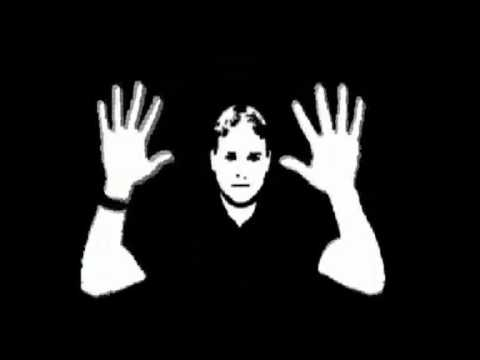
#> input picture notebooks/skin_map.jpg, 480 x 360 px
$ jupyter execute --allow-errors blob_analysis.ipynb   (shell and % lines are left out)   (Python 2 division)   (older library calls are emulated)
#> lines starting #> are read from the running program, lines starting #| are printed output that depends on the picture; after the words box and inside, x2 and y2 are one past the last pixel; in counts of white or black regions, pixels touching at a corner belong together
[cell 1]
import cv2
import numpy as np
from matplotlib import pyplot as plt
import math
import matplotlib.patches
plt.rcParams['figure.figsize'] = 16, 6

# Morphology And Blob Analysis

## Morphology

### Erosion and Dilation

Erosion - removes noise (min operator). Dilation - removes holes and joins nearby blobs (max operator).
This is a simple and usefull tool for many purposes.

First some salt and pepper noise will be added to make things more interesting

[cell 2]
#Read image and add noise
img = cv2.imread(r'skin_map.jpg', 0)
#> img: shape (360, 480); min 0, max 255, mean 30.6
img[img >= 128] = 255
img[img < 128] = 0
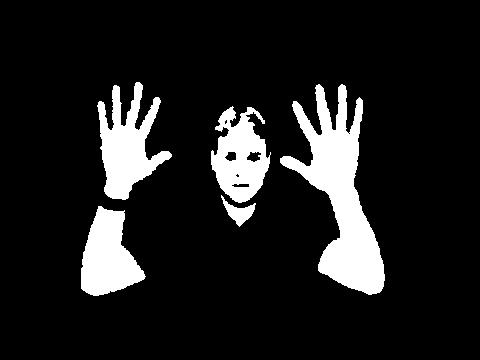
#> img: shape (360, 480); 12% white; 5 white regions, box (x1, y1, x2, y2) and area: (280, 84, 385, 295) 8925, (97, 82, 172, 200) 4296, (81, 206, 146, 296) 3638, (211, 106, 271, 203) 3529, (221, 195, 256, 227) 415

#Morphology
def add_salt_and_pepper(image, prob=0.04):
#> called with prob = 0.004
    s_n_p = np.random.rand(image.shape[0], image.shape[1])
    p = s_n_p > 1 - 0.5*prob
    s = s_n_p < 0.5*prob

    noisy = image
    noisy[np.nonzero(p)] = 0
#> noisy: shape (360, 480); 12% white; 5 white regions, box (x1, y1, x2, y2) and area: (280, 84, 385, 295) 8906, (97, 82, 172, 200) 4281, (81, 206, 146, 296) 3627, (211, 106, 271, 203) 3523, (221, 195, 256, 227) 414
    noisy[np.nonzero(s)] = 255
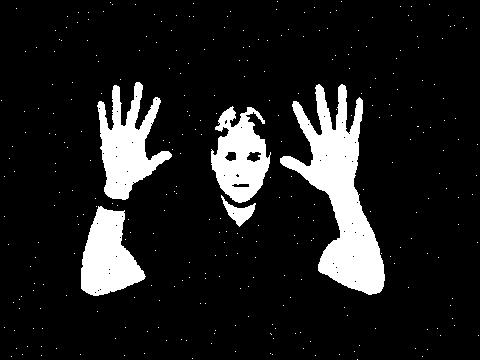
#> noisy: shape (360, 480); 12.2% white; 307 white regions (302 under 20 px), largest, box (x1, y1, x2, y2) and area: (280, 84, 385, 295) 8910, (97, 82, 172, 200) 4281, (81, 206, 146, 296) 3627, (211, 106, 271, 203) 3526, (221, 195, 256, 227) 414

    return noisy

img_noisy = add_salt_and_pepper(np.copy(img), prob=0.004)
plt.subplot(121), plt.imshow(img, cmap='gray', interpolation='nearest')
plt.title('Original'), plt.xticks([]), plt.yticks([])
plt.subplot(122), plt.imshow(img_noisy, cmap='gray', interpolation='nearest')
plt.title('With noise'), plt.xticks([]), plt.yticks([]);

Now lets create the kernel using **cv2.getStructuringElement**:

[cell 3]
kernel = cv2.getStructuringElement(cv2.MORPH_ELLIPSE, (5, 5))
kernel = kernel & np.transpose(kernel)
plt.imshow(kernel,interpolation='nearest');

Experiment with erode and dilate

[cell 4]
img_eroded = cv2.erode(img_noisy, kernel)
#> img_eroded: shape (360, 480); 9.3% white; 9 white regions (3 under 20 px), largest, box (x1, y1, x2, y2) and area: (282, 86, 383, 293) 7178, (99, 84, 170, 198) 3137, (83, 208, 144, 294) 3047, (213, 115, 268, 201) 2424, (225, 203, 253, 225) 230, (218, 109, 234, 129) 105
img_dilated = cv2.dilate(img_noisy, kernel)
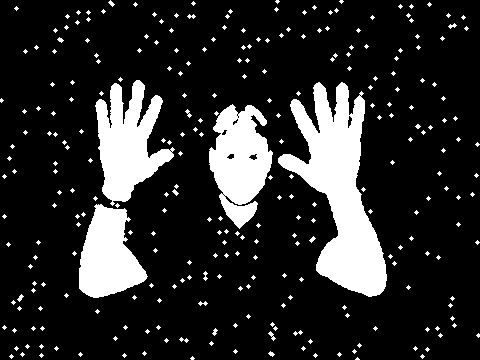
#> img_dilated: shape (360, 480); 16.7% white; 282 white regions (263 under 20 px), largest, box (x1, y1, x2, y2) and area: (278, 82, 387, 297) 10494, (95, 80, 175, 206) 5366, (209, 104, 273, 229) 5031

plt.subplot(131), plt.imshow(img_noisy, cmap='gray', interpolation='nearest')
plt.title('Before'), plt.xticks([]), plt.yticks([]);
plt.subplot(132), plt.imshow(img_eroded, cmap='gray', interpolation='nearest')
plt.title('Eroded'), plt.xticks([]), plt.yticks([])
plt.subplot(133), plt.imshow(img_dilated, cmap='gray', interpolation='nearest')
plt.title('Dilated'), plt.xticks([]), plt.yticks([]);

How can we use these methods to get the outline of blobs?

[cell 5]
cont = cv2.bitwise_xor(img, cv2.dilate(img, kernel))
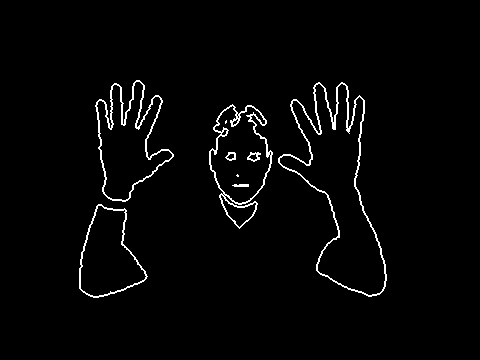
#> cont: shape (360, 480); 2.4% white in thin lines or dots, all inside (x1, y1, x2, y2) = (79, 80, 387, 298)
plt.imshow(cont, interpolation='nearest');

A small remainder xor = $(\bar{x}\land y)\lor(\bar{y}\land x)$. Or in simple words True if different False if the same.

### Opening and Closing

As we saw above the operators of erosion and dilation are sometime not enough to help extract the information we want and remove the information we don't.

Dilation fills holes but amplifies the noise. Erosion removes the noise but erodes the blobs we are interested in. In this section we will see solutions to these problems.

Erosion also might sever parts of blob from it. Dilation might also join different blobs and obvioulsy this is bad thing. We may not have good solution for this besides for better preprocessing.

[cell 6]
#open - denoise (first erode then dilate)
img_open = cv2.dilate(img_eroded, kernel)
#> img_open: shape (360, 480); 11.9% white; 7 white regions, largest, box (x1, y1, x2, y2) and area: (280, 84, 385, 295) 8878, (97, 82, 172, 200) 4226, (81, 206, 146, 296) 3597

#close - hole filler (dilate then erode)
img_close = cv2.erode(img_dilated, kernel)
#> img_close: shape (360, 480); 12.4% white; 300 white regions (295 under 20 px), largest, box (x1, y1, x2, y2) and area: (280, 84, 385, 295) 9000, (97, 82, 172, 200) 4312, (211, 106, 271, 203) 3680, (81, 206, 146, 296) 3650, (221, 195, 256, 227) 419

#open then close
img_open_close = cv2.dilate(img_open, kernel)
#> img_open_close: shape (360, 480); 14.2% white; 5 white regions, box (x1, y1, x2, y2) and area: (278, 82, 387, 297) 10411, (95, 80, 174, 202) 5251, (209, 105, 272, 205) 4209, (79, 204, 148, 298) 4085, (221, 199, 257, 229) 551
img_open_close = cv2.erode(img_open_close, kernel)
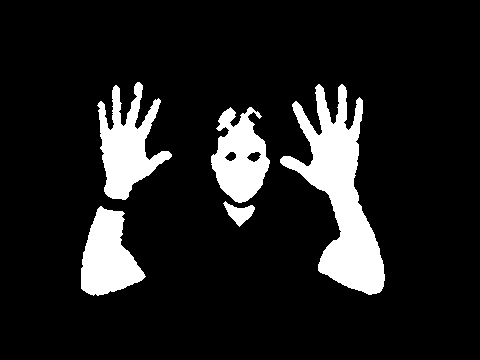
#> img_open_close: shape (360, 480); 12% white; 5 white regions

plt.figure(3)
plt.subplot(2, 2, 1), plt.imshow(img, cmap='gray', interpolation='nearest')
plt.title('Original'), plt.xticks([]), plt.yticks([])
plt.subplot(2, 2, 2), plt.imshow(img_open, cmap='gray', interpolation='nearest')
plt.title('Open'), plt.xticks([]), plt.yticks([])
plt.subplot(2, 2, 3), plt.imshow(img_close, cmap='gray', interpolation='nearest')
plt.title('Close'), plt.xticks([]), plt.yticks([])
plt.subplot(2, 2, 4), plt.imshow(img_open_close, cmap='gray', interpolation='nearest')
plt.title('Open-Close'), plt.xticks([]), plt.yticks([])
plt.show()

Opening is the morphological equivalent of filtering noise with a low pass filter. Closing acts as filler for small holes. Both together can make blobs much easier to work with.

##     Blob Analysis

### Finding blobs

To isolate individual blobs we need to group neighboring pixels together. One way to accomplish this is to use **cv2.findContours**:

[cell 7]
contours, hierarchy = cv2.findContours(np.copy(img_open_close), cv2.RETR_EXTERNAL, cv2.CHAIN_APPROX_SIMPLE)
#> contours = 5 contours; box (x1, y1, x2, y2) and area: (280, 84, 385, 295) 8580, (97, 82, 172, 200) 3998, (211, 107, 270, 203) 3538, (81, 206, 146, 296) 3487, (223, 201, 255, 227) 353

plt.imshow(img_open_close, cmap='gray')
for ind,contour in enumerate(contours):
    plt.plot(contour[:,0,0], contour[:,0,1], linewidth=3, label=ind)
#> this loop made 5 passes
plt.xticks([]), plt.yticks([]);
plt.title('total contours:%d'%len(contours))
plt.legend()
plt.tight_layout()
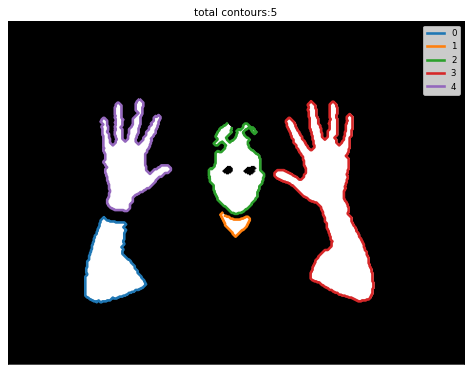
#> figure drawn by matplotlib, 1 panel

### Filling Blobs
The main use of the contours here is to mark and label the seperate blobs [Suzuki85](#Bibliography). You can draw contours using **cv2.drawContours**. Finding the contour then filling in blobs is a very slow way to it. However the contours are also useful in finding the moments as we will soon see.

Older versions of opencv don't support [connected component labeling](https://en.wikipedia.org/wiki/Connected-component_labeling#One_component_at_a_time) so this is the main reason for doing it this way here. A better way to do this would be to use 1-pass(depth search) or 2-pass algortihm with union-find data structure.

[cell 8]
labeled_img = np.zeros(img_open_close.shape + (3, ), np.uint8)
colors = ((0,0,255),(0,255,0),(255,0,0),(0,255,255),(255,0,255))
pnts_list = []
mask_list = []
for ind, contour in enumerate(contours):
    mask = np.zeros(img_open_close.shape, np.uint8)
    cv2.drawContours(mask, [contour], 0, 255, -1, 8)
    pixel_points = cv2.findNonZero(mask)#(x,y)

    labeled_img[mask == 255] = colors[ind]
    pnts_list.append(pixel_points)
    mask_list.append(mask)
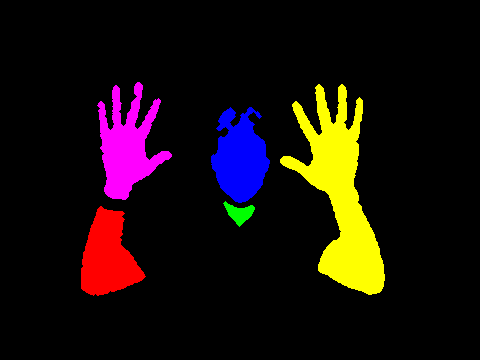
#> labeled_img: shape (360, 480, 3); mean of channels 0, 1, 2 11.7, 13.8, 24.8; drawn as B, G, R
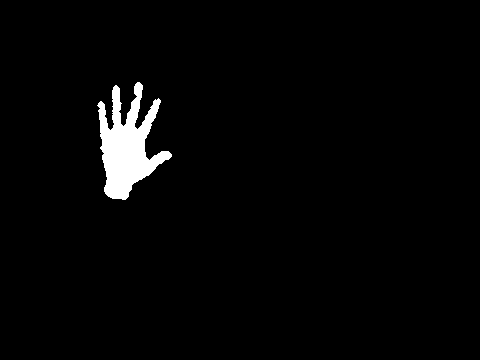
#> mask: shape (360, 480); 2.5% white; 1 white region
#> after the loop, mask_list = 5 items; pnts_list = 5 contours; box (x1, y1, x2, y2) and area: (280, 84, 385, 295) 718, (81, 206, 146, 296) 662, (97, 82, 172, 200) 542, (211, 107, 270, 203) 391, (223, 201, 255, 227) 140

plt.subplot(121); plt.imshow(labeled_img); plt.title('Labeled Image')
plt.subplot(122); plt.bar(range(len(pnts_list)), [len(pnts) for pnts in pnts_list]); plt.title('Pixels per blob');
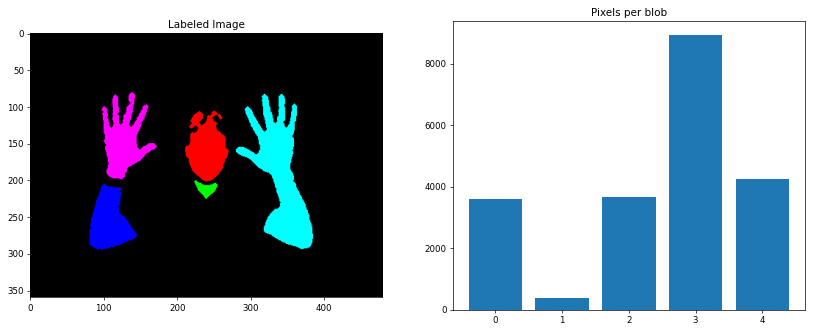
#> figure drawn by matplotlib, 2 panels; panel 2: tallest bar 8945 high, from x = 2.6 to 3.4

### Moments

Once the connected components are calculated the orientation and center of the blobs can be calculated. There are raw moments and central moments.

#### Raw Moments

$$M_{ij}=\sum_x\sum_yx^iy^jI(x,y)$$

* Area - $M_{00}$
* Centroid - $(\bar{x},\bar{y})=(M_{10}/M_{00}, M_{01}/M_{00})$

With OpenCV you can calculate the moments using **cv2.moments** using only the *contour* (not the blob):

[cell 9]
M = cv2.moments(contours[3]) #expects to get a contour - uses Green's theorem
#> M = moments, m00 8580.5, centre m10/m00, m01/m00 = (340.8, 195.3)
print 'Area is %d' % M['m00']
#| Area is 8580
#center of blob
cx = int(M['m10']/M['m00'])
#> cx = 340
cy = int(M['m01']/M['m00'])
#> cy = 195

plt.imshow(mask_list[3],cmap='gray')
plt.gca().add_artist(plt.Circle((cx,cy),5,fc='r'));
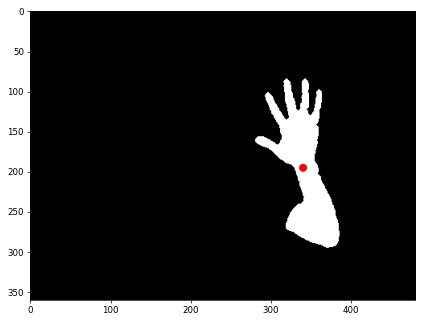
#> figure drawn by matplotlib, 1 panel

#### Central Moments

$$\mu_{pq}=\sum_x\sum_y(\bar{x}-x)^p(\bar{y}-y)^qI(x,y)$$

The only different between the raw and central moments is that the central moments use the Centroid as the point of reference.

For calculating orientation we need the central moments. The normalized central moments are also useful in computer vision:

$$\nu_{ij}=\frac{\mu_{ij}}{\mu_{00}^{1+\frac{i+j}{2}}}$$

The orientation is given by:

$$\theta=\frac{1}{2}\arctan {\frac{2\nu_{11}}{\nu_{20} - \nu_{02}}}$$

[cell 10]
#central moments
nu20_tag = M['nu20']/M['m00']
#> nu20_tag = 5.51e-06
nu02_tag = M['nu02']/M['m00']
#> nu02_tag = 4.49e-05
nu11_tag = M['nu11']/M['m00']
#> nu11_tag = 8.57e-06
theta = 0.5*math.atan2(2*nu11_tag, nu20_tag - nu02_tag)
#> theta = 1.37

plt.imshow(mask_list[3],cmap='gray')
plt.gca().arrow(cx,cy,30*np.cos(theta), 30*np.sin(theta),color='red', fc='r', head_width=20, head_length=20);

#### Green's Theorem

The area and other moments can calculated from the contour using [Greens Theorem](https://en.wikipedia.org/wiki/Green%27s_theorem#Area_calculation) [[Yang94]](#Bibliography)

Green's Theorem

$$\oint_C \left(Ldx+Mdy\right)= \iint_D\left(\frac{\partial M}{\partial x} - \frac{\partial L}{\partial y}\right)\,dx\,dy$$

The area of $D$ is given by $A=\iint_A \,dA$. We can choose $L$ and $M$ such that $\frac{\partial M}{\partial x} - \frac{\partial L}{\partial y}=1$.

The indirect calculation of the area is now: $A=\oint_C \left(x\,dy\right)=-\oint_C \left(y\,dx\right)=\frac{1}{2}\oint_C \left(-y\,dx+x\,dy\right)$

### Line fitting

The most basic way to fit a line is to use least squares using $L_2$ as the minimization criterion.

A better way to do that is using total least sqares. This how line fitting is implemeted in opencv when using $L_2$. For better resilience to outliers one should use $L_1$. This is non-linear and is solved iteratively.

If either method is not good enough one will have to use heavier tools such as RANSAC or Hough transform.

[cell 11]
pixel_points = pnts_list[3]
#> pixel_points = contour of 8945 points, box (x1, y1, x2, y2) (280, 84, 385, 295), area 718

#DIST_L1 = 1: |x1-x2| + |y1-y2|, DIST_L2 = 2: euclidean distance, DIST_C = : max(|x1-x2|,|y1-y2|)
[vx, vy, x, y] = cv2.fitLine(pixel_points, distType=cv2.cv.CV_DIST_L1, param=0, reps=0.01, aeps=0.01)
#> vx = [0.213]; vy = [0.977]; x = [340.8]; y = [190.3]

plt.imshow(mask_list[3],cmap='gray')
plt.gca().arrow(cx,cy,30*float(vx),30*float(vy),color='green', fc='green', head_width=20, head_length=20);

### Fit Ellipse

Yet another approach is to try fit a primitive shape like an ellipse. This requires solving a convex optimization problem. Fortunetly this is already implemented in opencv using **cv2.fitEllipse**:

[cell 12]
cnt = contours[3]
#> cnt = contour of 339 points, box (x1, y1, x2, y2) (280, 84, 385, 295), area 8580

(x, y), (MA, ma), angle = cv2.fitEllipse(cnt)
#> x = 336.7; y = 190; MA = 79.05; ma = 202.8; angle = 169.4
plt.imshow(labeled_img)
#> (the rest of this cell did not finish here and is left out)
